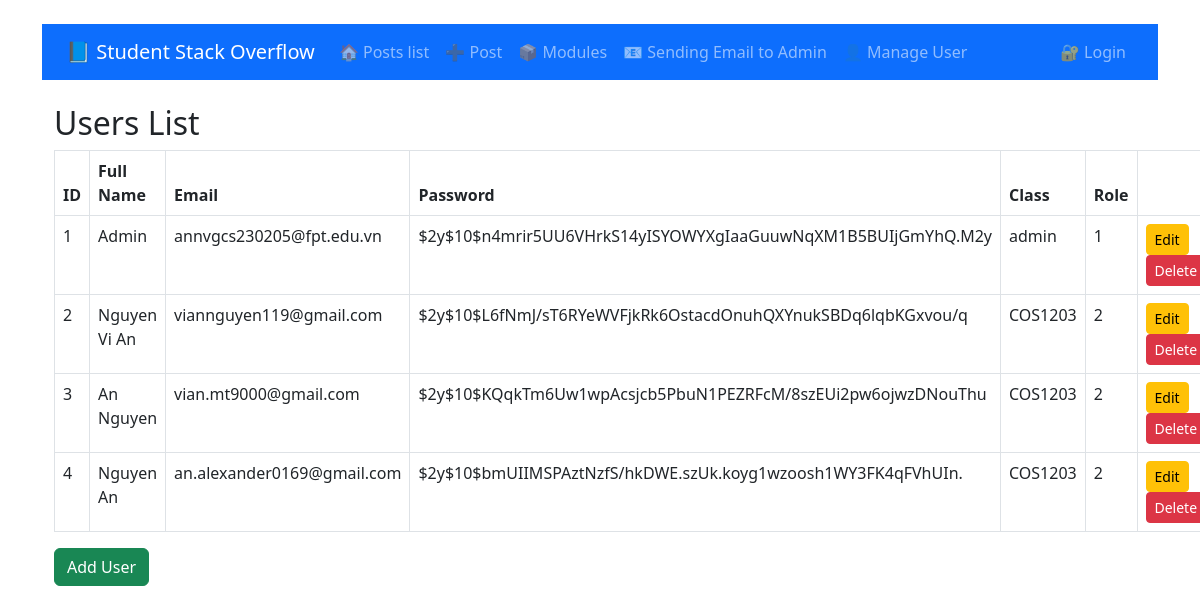
Page /view/user/index.php on the committed database.
### tables this page shows
CREATE TABLE `user` (
  `id` int(11) NOT NULL,
  `email` varchar(255) NOT NULL,
  `password` varchar(255) NOT NULL,
  `full_name` varchar(255) NOT NULL,
  `avatar` varchar(255) DEFAULT NULL,
  `class` varchar(100) DEFAULT NULL,
  `role` int(11) NOT NULL
);

### database/Database.php (called while the page is built, shortened)
<?php
class Database
{
    function connect(): ?PDO
    {
        $host = "localhost";
        $dbname = "student_so";
        $username = "root";
        $password = "";
        try {
            $pdo = new PDO("mysql:host=$host;dbname=$dbname;charset=utf8", $username, $password);
            $pdo->setAttribute(PDO::ATTR_ERRMODE, PDO::ERRMODE_EXCEPTION);
            return $pdo;
        } catch (PDOException $e) {
            echo "connect failed: " . $e->getMessage();
        }
        return null;
    }
}

### services/UserService.php (called while the page is built, shortened)
<?php
class UserService
{
    private PDO $pdo;
    private string $tableName = "User";
    public function __construct()
    {
        $database = new Database();
        $this->pdo = $database->connect();
    }
    public function getAllUser(): array
    {
        $sql = "SELECT * FROM {$this->tableName}";
        $stmt = $this->pdo->prepare($sql);
        $stmt->execute();
        $rows = $stmt->fetchAll();
        $users = array_map(function ($row) {
            $user = new User();
            return $user->mapFromRow($row);
        }, $rows);
        return $users;
    }
}

### model/User.php (called while the page is built, shortened)
<?php
class User
{
    public function mapFromRow(mixed $row): User {
        $this->id = $row["id"];
        $this->fullName = $row["full_name"];
        $this->email = $row["email"];
        $this->password = $row["password"];
        $this->class = $row["class"];
        $this->role = $row["role"];
        return $this;
    }
}

### view/user/index.php (the view, shortened to what this page needs)
<?php
include '../../services/UserService.php';
include '../../database/Database.php';
include '../../model/User.php';
$userService = new UserService();
$users = $userService->getAllUser();
?>
<!DOCTYPE html>
<html lang="vi">
<head>
    <link rel="stylesheet" href="https://cdn.jsdelivr.net/npm/bootstrap@5.3.0/dist/css/bootstrap.min.css">
</head>
<body class="container mt-4">
<?php include '../header/header.php'; ?>
<h2>Users List</h2>
<table class="table table-bordered">
    <thead>
    <tr>
        <th>ID</th>
        <th>Full Name</th>
        <th>Email</th>
        <th>Password</th>
        <th>Class</th>
        <th>Role</th>
    </tr>
    </thead>
    <tbody>
    <?php foreach ($users as $user): ?>
        <tr>
            <td><?= $user->id ?></td>
            <td><?= htmlspecialchars($user->fullName) ?></td>
            <td><?= htmlspecialchars($user->email) ?></td>
            <td><?= htmlspecialchars($user->password) ?></td>
            <td><?= htmlspecialchars($user->class) ?></td>
            <td><?= htmlspecialchars($user->role) ?></td>
            <td>
                <a href="update.php?id=<?= $user->id ?>" class="btn btn-warning btn-sm">Edit</a>
                <a href="../../controller/user/DeleteController.php?id=<?= $user->id ?>" class="btn btn-danger btn-sm"
                   onclick="return confirm('Delete this user?')">Delete</a>
            </td>
        </tr>
    <?php endforeach; ?>
    </tbody>
</table>
<a href="add.php" class="btn btn-success">Add User</a>
</body>
</html>

### rows in the picture
user: id "1", full_name "Admin", email "annvgcs230205@fpt.edu.vn", password "$2y$10$n4mrir5UU6VHrkS14yISYOWYXgIaaGuuwNqXM1B5BUIjGmYhQ.M2y", class "admin", role "1"
user: id "2", full_name "Nguyen Vi An", email "viannguyen119@gmail.com", password "$2y$10$L6fNmJ/sT6RYeWVFjkRk6OstacdOnuhQXYnukSBDq6lqbKGxvou/q", class "COS1203", role "2"
user: id "3", full_name "An Nguyen", email "vian.mt9000@gmail.com", password "$2y$10$KQqkTm6Uw1wpAcsjcb5PbuN1PEZRFcM/8szEUi2pw6ojwzDNouThu", class "COS1203", role "2"
user: id "4", full_name "Nguyen An", email "an.alexander0169@gmail.com", password "$2y$10$bmUIIMSPAztNzfS/hkDWE.szUk.koyg1wzoosh1WY3FK4qFVhUIn.", class "COS1203", role "2"
